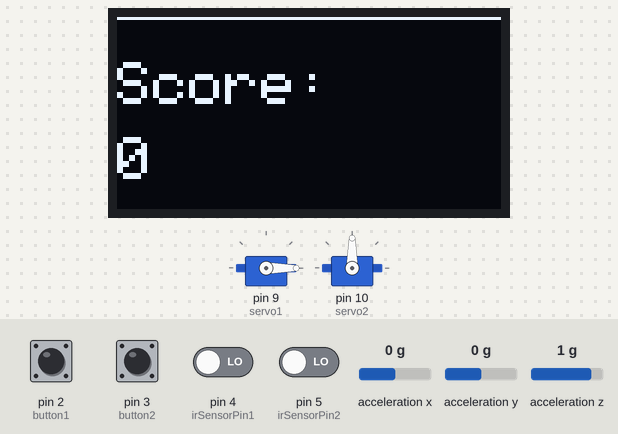
A sketch run on a simulated Arduino Uno, built with avr-gcc and run on an emulated ATmega328P. Parts: 128×64 one-colour display, 2 × servo. Wiring (inferred from the names in the program): MPU-6050 motion sensor at I2C address 0x68. Inputs (shaded band) come from the test bench; at power-on: pin 2 (button1), pin 3 (button2) HIGH, pin 4 (irSensorPin1), pin 5 (irSensorPin2) LOW, acceleration x 0 g, acceleration y 0 g, acceleration z 1 g. What the sketch prints to the serial monitor is not drawn.

Above: at 1.2 s.
1.3 s: acceleration x set to -1.4 g
At 1.9 s:
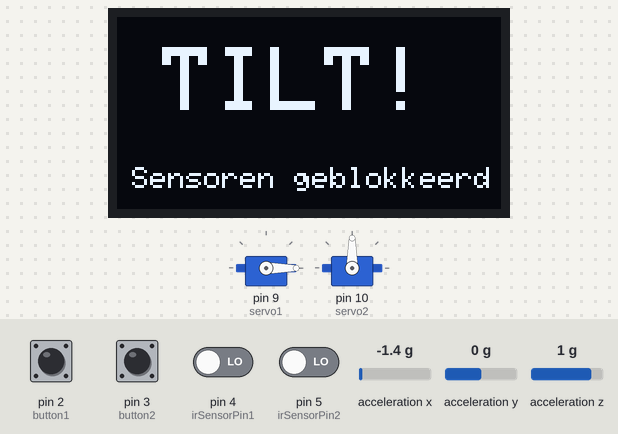
2.8 s: pin 2 (button1) pulled LOW for 0.15 s
At 2.89 s:
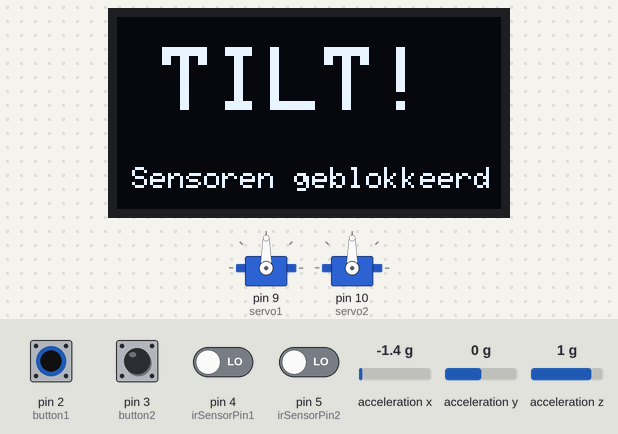
4.4 s: pin 3 (button2) pulled LOW for 0.15 s
At 4.5 s:
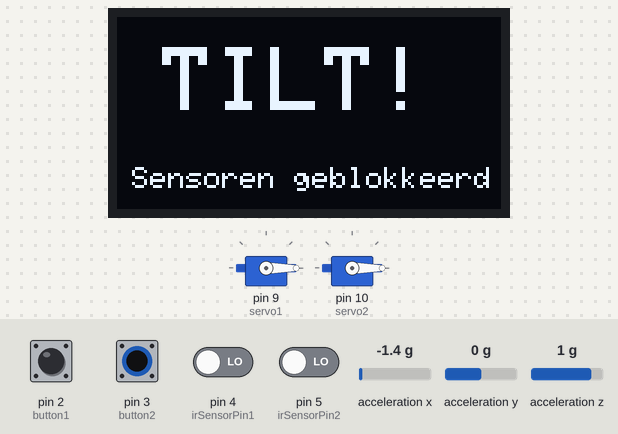
6.0 s: pin 2 (button1) driven LOW and pin 3 (button2) driven LOW
At 6.4 s:
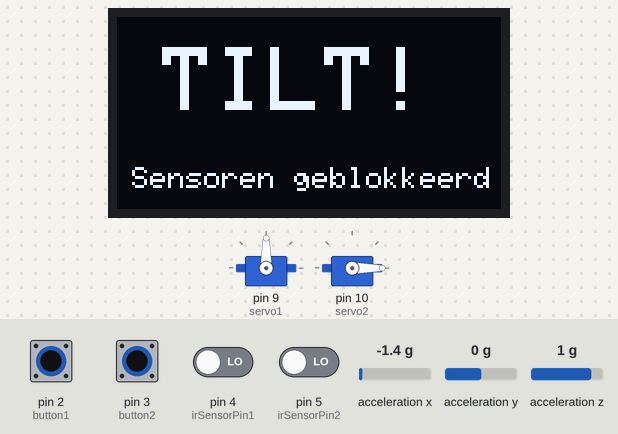
7.5 s: pin 2 (button1) driven HIGH
At 8.5 s:
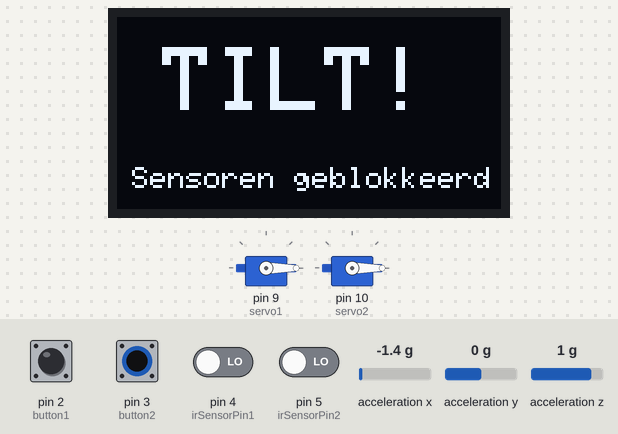
9.0 s: pin 2 (button1) driven LOW
At 9.4 s:
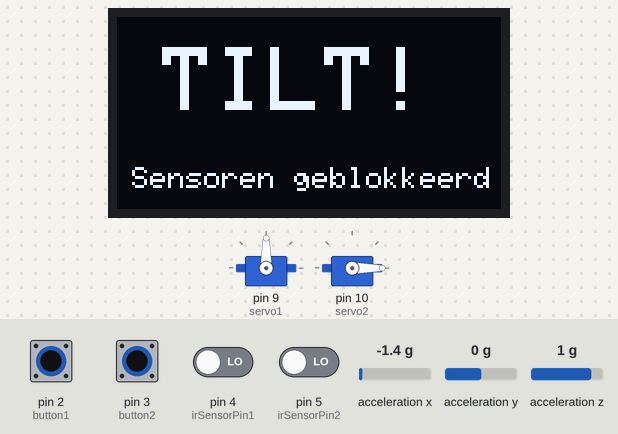
Timing chart, 0 to 11.5 s (numbered marks = the images above; inputs shaded):
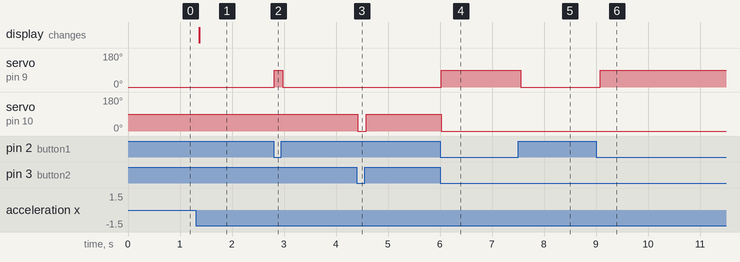

The sketch:

code_analoog_knop.ino
```cpp
#include <Wire.h>
#include <Adafruit_GFX.h>
#include <Adafruit_SSD1306.h>
#include <Servo.h>

// Servo's
Servo servo1;
Servo servo2;

// OLED display
#define SCREEN_WIDTH 128
#define SCREEN_HEIGHT 64
Adafruit_SSD1306 display(SCREEN_WIDTH, SCREEN_HEIGHT, &Wire, -1);

// MPU6050
const int MPU = 0x68;

// Knoppen
const int button1 = 2;
const int button2 = 3;

// IR-sensoren
const int irSensorPin1 = 4; // punten
const int irSensorPin2 = 5; // reset

// Score
int score = 0;

// Gegevens voor verzenden
String naam = "bram";
String machine = "flipper";

// Statussen
bool vorigeStatus1 = false;
bool vorigeStatus2 = false;
bool tiltActief = false;

// Score verzenden
void zendScore(String naam, long score, String machine) {
  Serial.print(naam);
  Serial.print(",");
  Serial.print(score);
  Serial.print(",");
  Serial.println(machine);
}


// Normale scoreweergave
void updateDisplay() {

  display.clearDisplay();
  display.setTextSize(2);
  display.setTextColor(WHITE);

  // lijn printen
  for (int x = 0; x < SCREEN_WIDTH; x++) {
    display.drawPixel(x, 0, WHITE);
  }

  display.setCursor(0, 15);
  display.print("Score:");

  display.setCursor(0, 40);
  display.print(score);

  display.display();
}

// Tilt melding
void toonTilt() {

  display.clearDisplay();

  display.setTextSize(3);
  display.setTextColor(WHITE);
  display.setCursor(15, 10);
  display.print("TILT!");

  display.setTextSize(1);
  display.setCursor(5, 50);
  display.print("Sensoren geblokkeerd");

  display.display();
}

void setup() {

  Serial.begin(9600);

  // OLED
  if (!display.begin(SSD1306_SWITCHCAPVCC, 0x3C)) {
    while (true);
  }

  // I2C starten
  Wire.begin();

  // MPU6050 activeren
  Wire.beginTransmission(MPU);
  Wire.write(0x6B);
  Wire.write(0);
  Wire.endTransmission(true);

  // Servo's
  servo1.attach(9);
  servo2.attach(10);

  servo1.write(0);
  servo2.write(90);

  // Knoppen
  pinMode(button1, INPUT_PULLUP);
  pinMode(button2, INPUT_PULLUP);

  // IR-sensoren
  pinMode(irSensorPin1, INPUT);
  pinMode(irSensorPin2, INPUT);

  updateDisplay();

  // Eerste score verzenden
  zendScore(naam, score, machine);
}

void loop() {

  // MPU6050 uitlezen
  Wire.beginTransmission(MPU);
  Wire.write(0x3B);
  Wire.endTransmission(false);
  Wire.requestFrom(MPU, 6, true);

  int16_t AcX = Wire.read() << 8 | Wire.read();
  int16_t AcY = Wire.read() << 8 | Wire.read();
  int16_t AcZ = Wire.read() << 8 | Wire.read();

  int waarden[3] = {AcX, AcY, AcZ};

  tiltActief = false;

  // Controle X en Y-as
  for (int i = 0; i < 2; i++) {

    if (abs(waarden[i]) > 18000) {
      tiltActief = true;
    }
  }

  // TILT actief
  if (tiltActief) {

    toonTilt();

  } else {

    // Puntensensor
    bool balGedetecteerd1 = digitalRead(irSensorPin1);

    if (balGedetecteerd1 && !vorigeStatus1) {
      score += 100;
      updateDisplay();
      zendScore(naam, score, machine);
    }

    vorigeStatus1 = balGedetecteerd1;

    // Resetsensor
    bool balGedetecteerd2 = digitalRead(irSensorPin2);

    if (balGedetecteerd2 && !vorigeStatus2) {
      score = 0;
      updateDisplay();
      zendScore(naam, score, machine);
    }

    vorigeStatus2 = balGedetecteerd2;
  }

  // Servo 1
  if (digitalRead(button1) == LOW) {
    servo1.write(90);
  } else {
    servo1.write(0);
  }

  // Servo 2
  if (digitalRead(button2) == LOW) {
    servo2.write(0);
  } else {
    servo2.write(90);
  }

  delay(50);
}
```

Measured:
- after the input at 1.3 s, the display: changes after 0.07 s (image 1)
- after the input at 2.8 s, servo on pin 9 (servo1): 0° → 90° at once, → 0° 0.16 s later
- after the input at 4.4 s, servo on pin 10 (servo2): 90° → 0° at once, → 90° 0.16 s later
- after the input at 6.0 s, servo on pin 9 (servo1): 0° → 90° at once; servo on pin 10 (servo2): 90° → 0° at once
- after the input at 7.5 s, servo on pin 9 (servo1): 90° → 0° after 0.05 s
- after the input at 9.0 s, servo on pin 9 (servo1): 0° → 90° after 0.08 s
